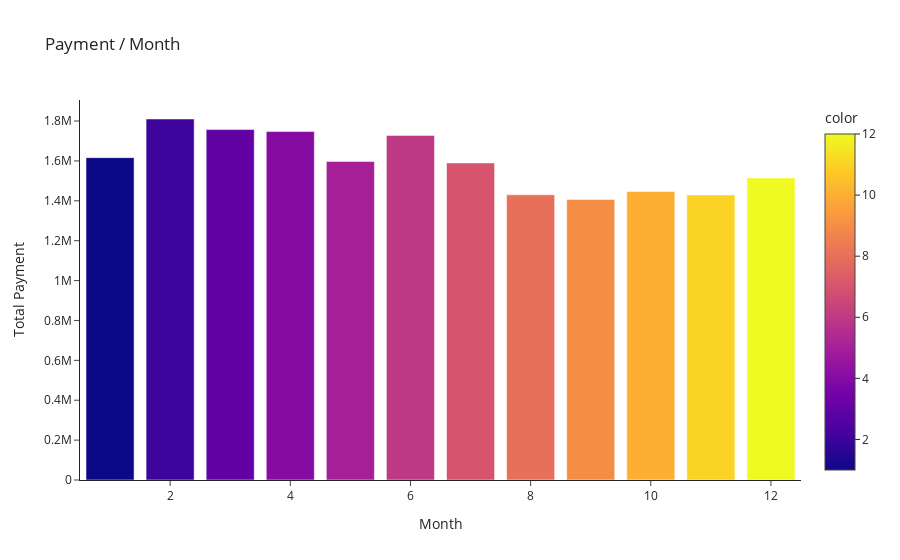

The notebook cell saved with this chart:
### Code cell
month_p_mean=df.groupby(by='Month')['Payment'].mean()
fig=px.bar(x=month_p_mean.index,y=month_p_mean.values,color=month_p_mean.index,title='Payment / Month')
fig.update_layout(
    xaxis_title="Month ",
    yaxis_title="Total Payment",
    template = 'simple_white')
fig.show()

### Figure 1 — Plotly figure (JSON) as saved in the notebook; plotly's stock layout.template omitted (floating-point values rounded to 4 significant figures)
{"data": [{"alignmentgroup": "True", "hovertemplate": "x=%{x}<br>y=%{y}<br>color=%{marker.color}<extra></extra>", "legendgroup": "", "marker": {"color": [1, 2, 3, 4, 5, 6, 7, 8, 9, 10, 11, 12], "coloraxis": "coloraxis", "pattern": {"shape": ""}}, "name": "", "offsetgroup": "", "orientation": "v", "showlegend": false, "textposition": "auto", "type": "bar", "x": [1, 2, 3, 4, 5, 6, 7, 8, 9, 10, 11, 12], "xaxis": "x", "y": [1616000.0, 1810000.0, 1757000.0, 1748000.0, 1597000.0, 1728000.0, 1590000.0, 1430000.0, 1407000.0, 1447000.0, 1429000.0, 1515000.0], "yaxis": "y"}], "layout": {"barmode": "relative", "coloraxis": {"colorbar": {"title": {"text": "color"}}, "colorscale": [[0, "#0d0887"], [0.1111, "#46039f"], [0.2222, "#7201a8"], [0.3333, "#9c179e"], [0.4444, "#bd3786"], [0.5556, "#d8576b"], [0.6667, "#ed7953"], [0.7778, "#fb9f3a"], [0.8889, "#fdca26"], [1, "#f0f921"]]}, "legend": {"tracegroupgap": 0}, "title": {"text": "Payment / Month"}, "xaxis": {"anchor": "y", "domain": [0, 1], "title": {"text": "Month "}}, "yaxis": {"anchor": "x", "domain": [0, 1], "title": {"text": "Total Payment"}}}}
